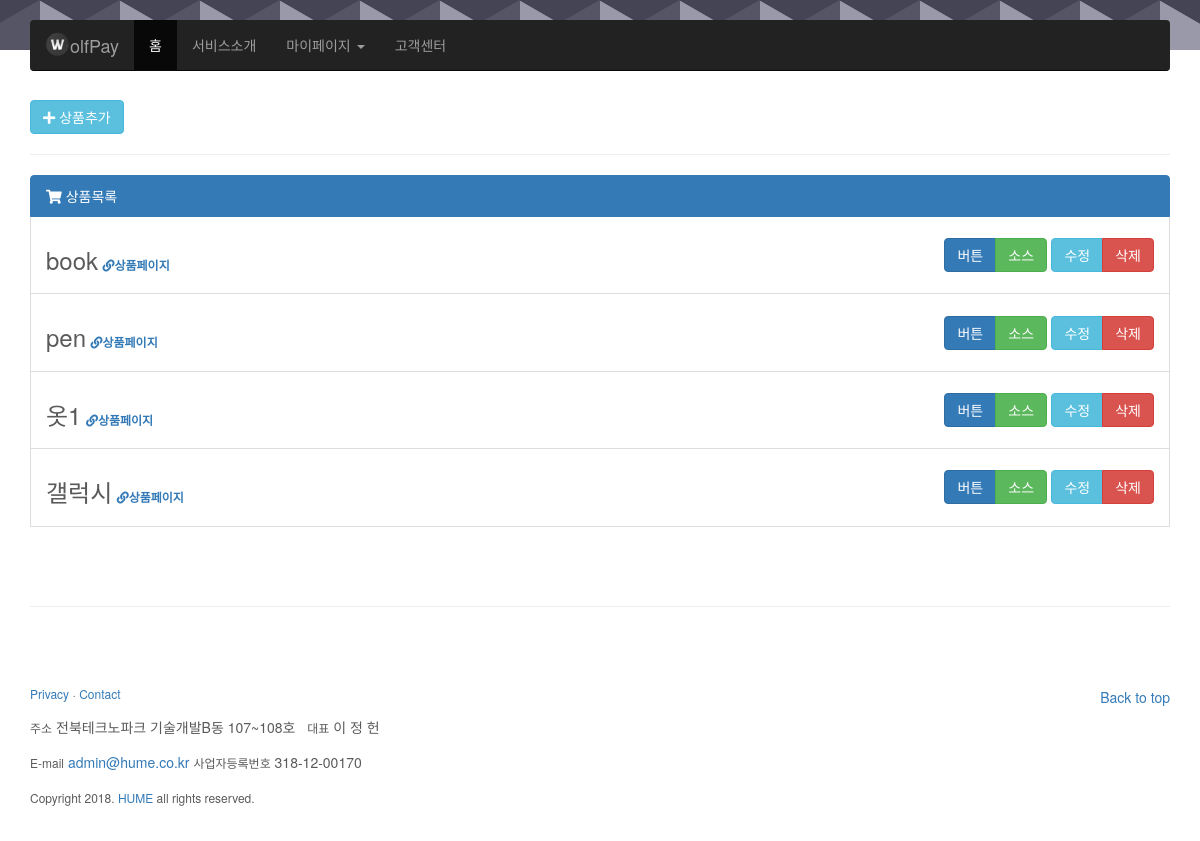
Before: /wolfpay/product/ (signed in) with the older database file.
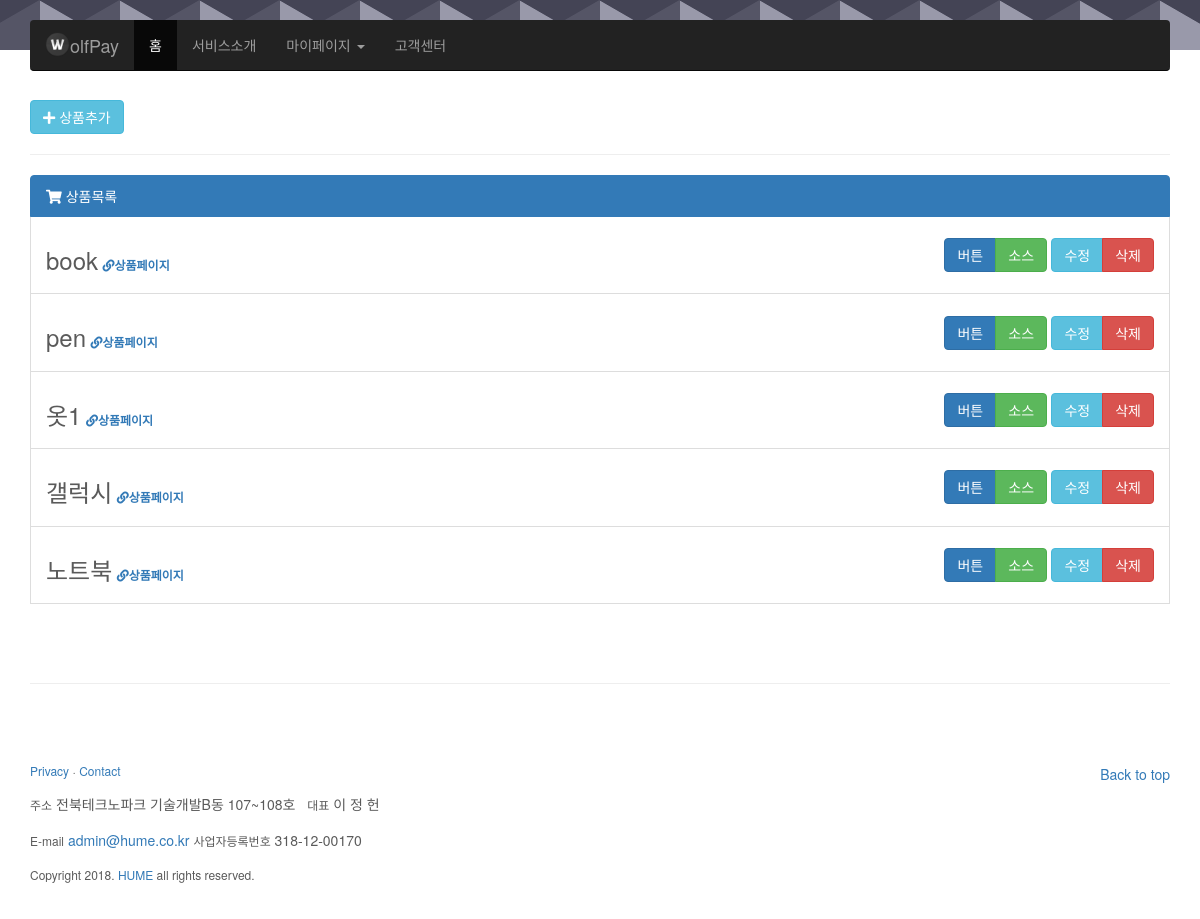
After: the same page with the newer database file.
### wolfpay/models.py (models this page shows, shortened)
class Product(models.Model):
	sid=models.ForeignKey('Shop',on_delete=models.CASCADE)
	name=models.CharField(max_length=200)
	url=models.CharField(max_length=255)
	price=models.IntegerField(null=True)
	op=models.TextField()

### wolfpay/views.py (the view)
def productview(request):
	if request.user.is_authenticated:
		s=Shop.objects.get(user=request.user)
		p=Product.objects.filter(sid=s)
		return render(request,"wolfpay/product.html",{'p':p,'s':s})
	else:
		return redirect('login')

### wolfpay/templates/wolfpay/product.html (shortened to what this page needs)
{% extends "wolfpay/index.html" %}
{% block content %}
	{% load staticfiles %}
	<link href="{% static 'wolfpay/css/product.css' %}" rel="stylesheet">
	<link href="https://use.fontawesome.com/releases/v5.0.6/css/all.css" rel="stylesheet">
	<a href="{% url 'add_product' %}" class="btn btn-info" role="button"><i class="fas fa-plus"></i>&nbsp;상품추가</a>
	<hr>
	<div class="list-group">
	  <button type="button" class="list-group-item list-group-item-action active">
	    <i class="fas fa-shopping-cart"></i>&nbsp;상품목록
	  </button>
	  {% for i in p %}
	  	<button type="button" class="list-group-item list-group-item-action" ondblclick="location.href='{% url 'update_product' i.id %}'">
	  		<table width="100%"><tr>
	  			<td>
			  		<h3 class=line>{{ i.name }}</h3> <h6 class=line><a href="{{ i.url }}" target="blank"><i class="fas fa-link">상품페이지</i></a></h6>
			  	</td>
			  	<td class="text-right">
			  		<div class="btn-group" role="group" aria-label="info">
			  			<a class="btn btn-primary" role="button" target=blank href="{% url 'button' i.id %}">버튼</a><a class="btn btn-success" role="button" href="{% url 'source_product' i.id  %}">소스</a>
			  		</div>
			  		<div class="btn-group" role="group" aria-label="info">
			  			<a class="btn btn-info" role="button" href="{% url 'update_product' i.id %}">수정</a><a class="btn btn-danger" role="button" data-toggle="modal" data-target="#delete-modal{{ i.id }}">삭제</a>
			  		</div>
				</td>
			</tr></table>
	  	</button>
	  {% endfor %}
	</div>
{% endblock %}

Changed rows visible on the page:
added Product: name "노트북"
